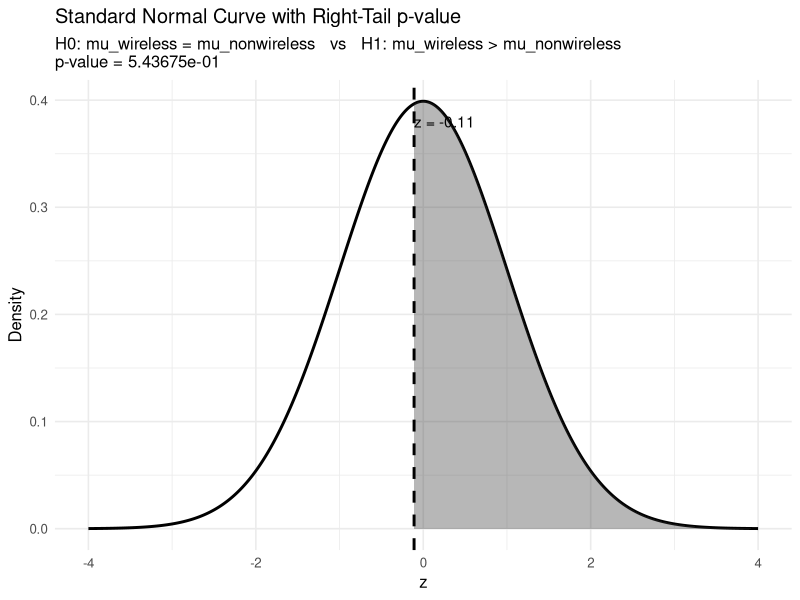

Recreate this plot in R.
# Load packages
library(readxl)
library(dplyr)
library(ggplot2)

# ------------------------------------------------------------
# 1. LOAD THE DATA
# ------------------------------------------------------------

customer_data <- read_excel("./outputs/26-04-16-21/customer_data_cleaned.xlsx")

# Convert columns that should be numeric but may be stored as text
numeric_cols <- c(
  "Region", "Age", "Education Years", "Employment Years", "Household Size",
  "Household Income", "Number Pets", "umber Pets", "Home Owner", "Car Value",
  "Commute Distance", "Credit Card Tenure", "TV Watching Hours",
  "Coupon Redemption", "Brand Tenure Months", "Monthly Spend ProductA",
  "Cumulative Spend ProductA", "Monthly Spend ProductB", "Cumulative Spend ProductB",
  "Monthly Spend ProductC", "Cumulative Spend ProductC", "Total Avg Monthly Spend",
  "High Value Customer"
)

numeric_cols <- intersect(numeric_cols, names(customer_data))

safe_numeric <- function(x) {
  as.numeric(gsub("[^0-9.-]", "", as.character(x)))
}

customer_data[numeric_cols] <- lapply(customer_data[numeric_cols], safe_numeric)

theme_set(theme_minimal(base_size = 12))

# ------------------------------------------------------------
# 2. CLEAN / PREP THE VARIABLES WE NEED
# ------------------------------------------------------------

# We only need:
# - Wireless Internet
# - Total Avg Monthly Spend
#
# This code safely converts Wireless Internet into 0/1 if needed.
# If it's already numeric, great.
# If it's text like "Yes"/"No", this tries to map it.

analysis_data <- customer_data %>%
  mutate(
    wireless_num = case_when(
      # already numeric 0/1
      suppressWarnings(!is.na(as.numeric(`Wireless Internet`))) ~ as.numeric(`Wireless Internet`),
      
      # common text versions
      tolower(as.character(`Wireless Internet`)) %in% c("yes", "y", "true", "1") ~ 1,
      tolower(as.character(`Wireless Internet`)) %in% c("no", "n", "false", "0") ~ 0,
      
      # anything else becomes NA
      TRUE ~ NA_real_
    )
  ) %>%
  select(wireless_num, `Total Avg Monthly Spend`) %>%
  filter(!is.na(wireless_num), !is.na(`Total Avg Monthly Spend`))

# Optional: check the first few rows
head(analysis_data)

# ------------------------------------------------------------
# 3. STATE THE HYPOTHESES
# ------------------------------------------------------------

cat("Null hypothesis H0: mean spend for wireless customers = mean spend for non-wireless customers\n")
cat("Alternative hypothesis H1: mean spend for wireless customers > mean spend for non-wireless customers\n\n")

# ------------------------------------------------------------
# 4. GET GROUP SUMMARY STATISTICS
# ------------------------------------------------------------

group_summary <- analysis_data %>%
  group_by(wireless_num) %>%
  summarise(
    n = n(),
    mean_spend = mean(`Total Avg Monthly Spend`),
    sd_spend = sd(`Total Avg Monthly Spend`)
  )

print(group_summary)

# Pull the values out for easier use
n1  <- group_summary$n[group_summary$wireless_num == 1]
x1  <- group_summary$mean_spend[group_summary$wireless_num == 1]
s1  <- group_summary$sd_spend[group_summary$wireless_num == 1]

n0  <- group_summary$n[group_summary$wireless_num == 0]
x0  <- group_summary$mean_spend[group_summary$wireless_num == 0]
s0  <- group_summary$sd_spend[group_summary$wireless_num == 0]

# ------------------------------------------------------------
# 5. CALCULATE THE Z TEST STATISTIC BY HAND
# ------------------------------------------------------------

# Standard error for difference in means
SE <- sqrt((s1^2 / n1) + (s0^2 / n0))
# Check whether a z test is appropriate here, since we do not know the population variance for either group.
# z statistic
z_calc <- (x1 - x0) / SE

# One-tailed p-value because H1 is "greater than"
p_value <- 1 - pnorm(z_calc)

cat("\n--- Test Results ---\n")
cat("Mean spend (wireless = 1): ", round(x1, 2), "\n")
cat("Mean spend (wireless = 0): ", round(x0, 2), "\n")
cat("Difference in means: ", round(x1 - x0, 2), "\n")
cat("Standard error: ", round(SE, 4), "\n")
cat("z statistic: ", round(z_calc, 4), "\n")
cat("p-value: ", format(p_value, scientific = TRUE), "\n\n")

# ------------------------------------------------------------
# 6. DECISION AT ALPHA = 0.05
# ------------------------------------------------------------

alpha <- 0.05

if (p_value < alpha) {
  cat("Decision: Reject H0\n")
  cat("Conclusion: There is strong evidence that customers with wireless internet\n")
  cat("have a HIGHER average monthly spend than customers without wireless internet.\n")
} else {
  cat("Decision: Fail to reject H0\n")
  cat("Conclusion: There is not enough evidence that wireless customers spend more.\n")
}

# ------------------------------------------------------------
# 7. COMPARE WITH BUILT-IN t.test() AS A SANITY CHECK
# ------------------------------------------------------------

# Even though we manually used a z-style large-sample test,
# it's smart to compare with Welch's two-sample t-test.
# For a sample this large, the conclusion should be basically the same.

tt <- t.test(
  `Total Avg Monthly Spend` ~ wireless_num,
  data = analysis_data,
  alternative = "greater"
)

cat("\n--- Welch Two-Sample t-test (sanity check) ---\n")
print(tt)

# ------------------------------------------------------------
# 8. DRAW THE STANDARD NORMAL CURVE AND SHADE THE RIGHT TAIL
# ------------------------------------------------------------

# Create x-values for the standard normal curve
x_vals <- seq(-4, max(4, z_calc + 1), length.out = 2000)

# Standard normal density values
curve_data <- data.frame(
  x = x_vals,
  y = dnorm(x_vals)
)

# Data for the shaded p-value region (right tail beyond z_calc)
shade_data <- curve_data %>%
  filter(x >= z_calc)

# Plot
ggplot(curve_data, aes(x = x, y = y)) +
  geom_line(linewidth = 1) +
  geom_area(data = shade_data, aes(x = x, y = y), alpha = 0.35) +
  geom_vline(xintercept = z_calc, linetype = "dashed", linewidth = 1) +
  annotate(
    "text",
    x = min(z_calc, 3.5),
    y = 0.38,
    label = paste0("z = ", round(z_calc, 2)),
    hjust = ifelse(z_calc > 3.5, 1, 0)
  ) +
  labs(
    title = "Standard Normal Curve with Right-Tail p-value",
    subtitle = paste0(
      "H0: mu_wireless = mu_nonwireless   vs   H1: mu_wireless > mu_nonwireless\n",
      "p-value = ", format(p_value, scientific = TRUE)
    ),
    x = "z",
    y = "Density"
  )

# ------------------------------------------------------------
# 9. OPTIONAL: A MORE TEXTBOOK-LIKE WRITEUP
# ------------------------------------------------------------

cat("\n--- Textbook-style writeup ---\n")
cat(
  paste0(
    "For our test statistic z_calc = ", round(z_calc, 3),
    ", the p-value is ", format(p_value, scientific = TRUE), ".\n",
    "Because the p-value is less than alpha = 0.05, we reject H0.\n",
    "There is strong statistical evidence that customers with wireless internet\n",
    "have a higher average monthly spend than customers without wireless internet.\n"
  )
)
